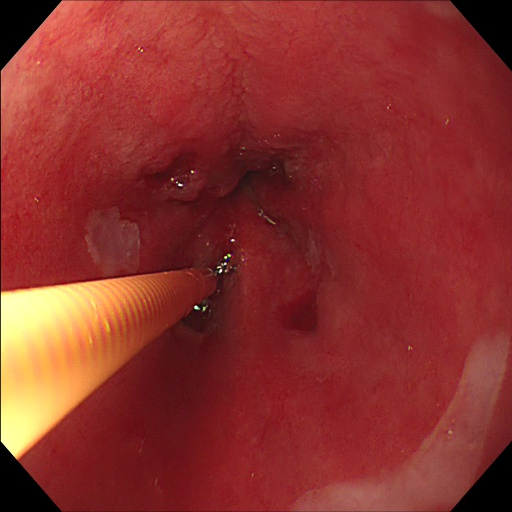
#> input picture TODAAS/0000581.jpg, 512 x 512 px
$ python -i cut.py   (imports and definitions only)   (older library calls are emulated)
#> lines starting #> are read from the running program, lines starting #| are printed output that depends on the picture
# -*- coding: utf-8 -*-
"""
Created on Sat Aug 17 17:20:34 2019

@author: Nataly
"""
from pathlib import Path
datafolder=Path("C:/Users/Nataly/Documents/Trabajo-de-grado_Artefactos/balanceoRE/txt")
import sys
sys.path.insert(1,'C:/Users/Nataly/Documents/Trabajo-de-grado_Artefactos/TODAAS')
import cv2
import numpy as np
import glob
from yolovoc import yolo2voc
#from readboxes import read_boxes
from matplotlib import pyplot as plt

def read_boxes(txtfile):
    import numpy as np
    lines = []

    with open(datafolder/filetxt) as f:

        for line in f:
            line = line.strip()
            box = np.hstack(line.split()).astype(np.float)
            box[0] = int(box[0])
            lines.append(box)
    return np.array(lines)

from skimage import exposure
import pylab as plt
from scipy.signal import find_peaks
from matplotlib import pyplot as plt

def adaptativeequalization(img):
    imR, imG, imB=cv2.split(img)
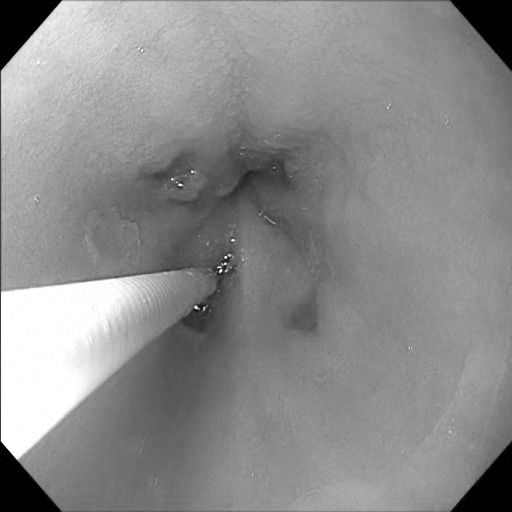
#> imR: shape (512, 512); min 0, max 255, mean 139.6
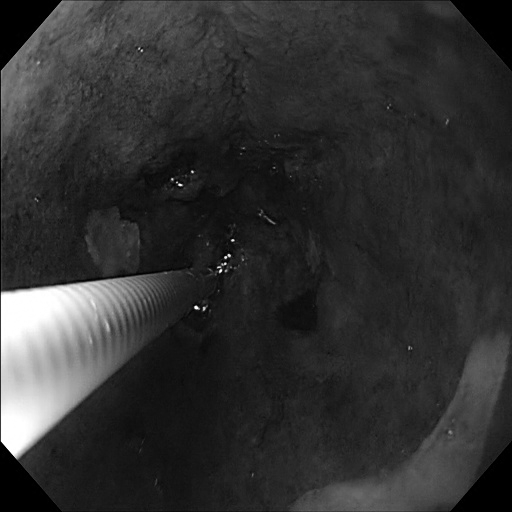
#> imG: shape (512, 512); min 0, max 255, mean 49.1
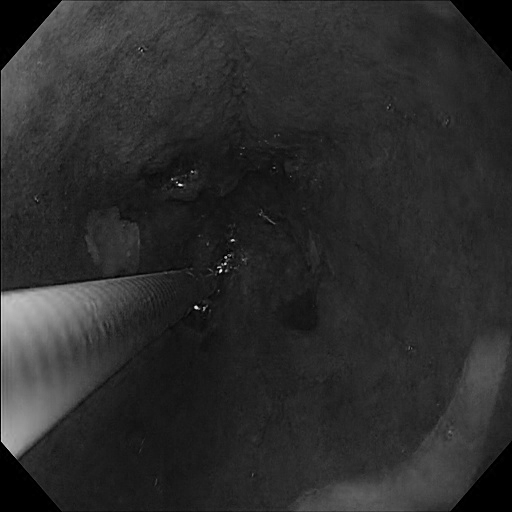
#> imB: shape (512, 512); min 0, max 244, mean 44.3
    #Adaptative Equalization
    clahe=cv2.createCLAHE(2,(8,8))
    imhaR=clahe.apply(imR)
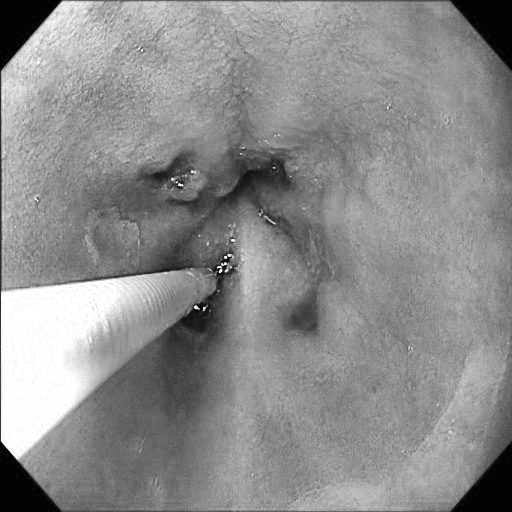
#> imhaR: shape (512, 512); min 2, max 255, mean 140.6
    imhaG=clahe.apply(imG)
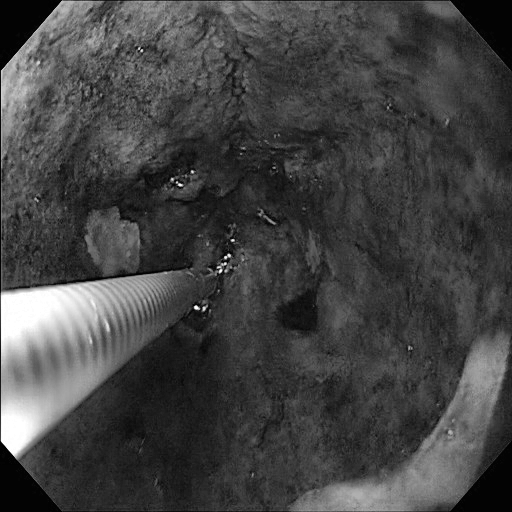
#> imhaG: shape (512, 512); min 0, max 255, mean 67.6
    imhaB=clahe.apply(imB)
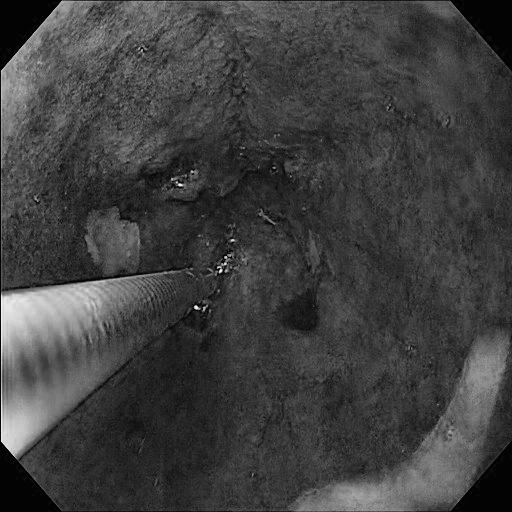
#> imhaB: shape (512, 512); min 0, max 248, mean 63.9

    imha=cv2.merge((imhaR,imhaG,imhaB))
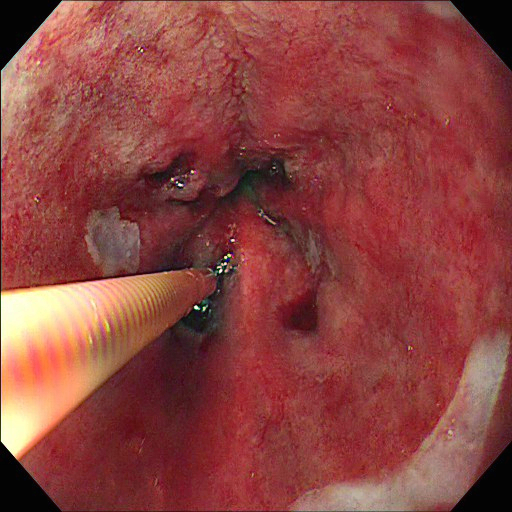
#> imha: shape (512, 512, 3); mean R, G, B 140.6, 67.6, 63.9

    return imha
# [14 lines not run here, left out]

# [20 lines of commented-out code are left out]


>>> import cv2
>>> picture = cv2.cvtColor(cv2.imread('../../../TODAAS/0000581.jpg'), cv2.COLOR_BGR2RGB)
>>> result = adaptativeequalization(picture)

$ run again, on TODAAS/00128_batch2.jpg
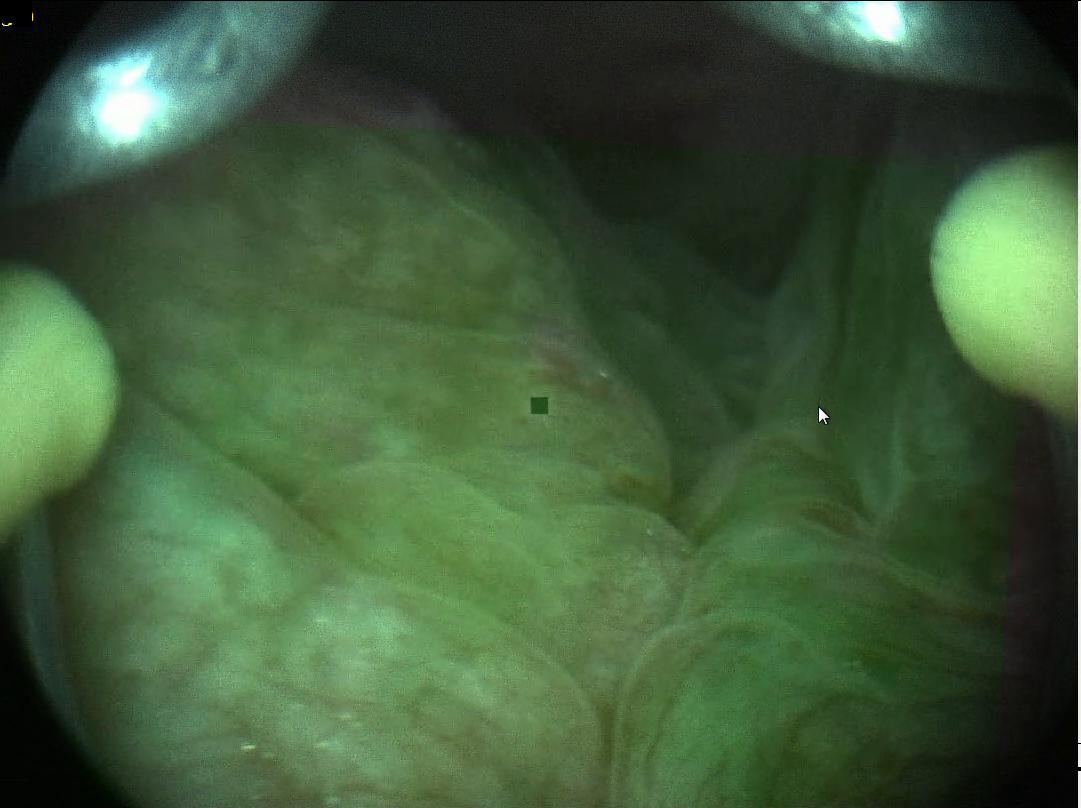
#> input picture TODAAS/00128_batch2.jpg, 1081 x 808 px
#> in adaptativeequalization, `imhaB=clahe.apply(imB)`:
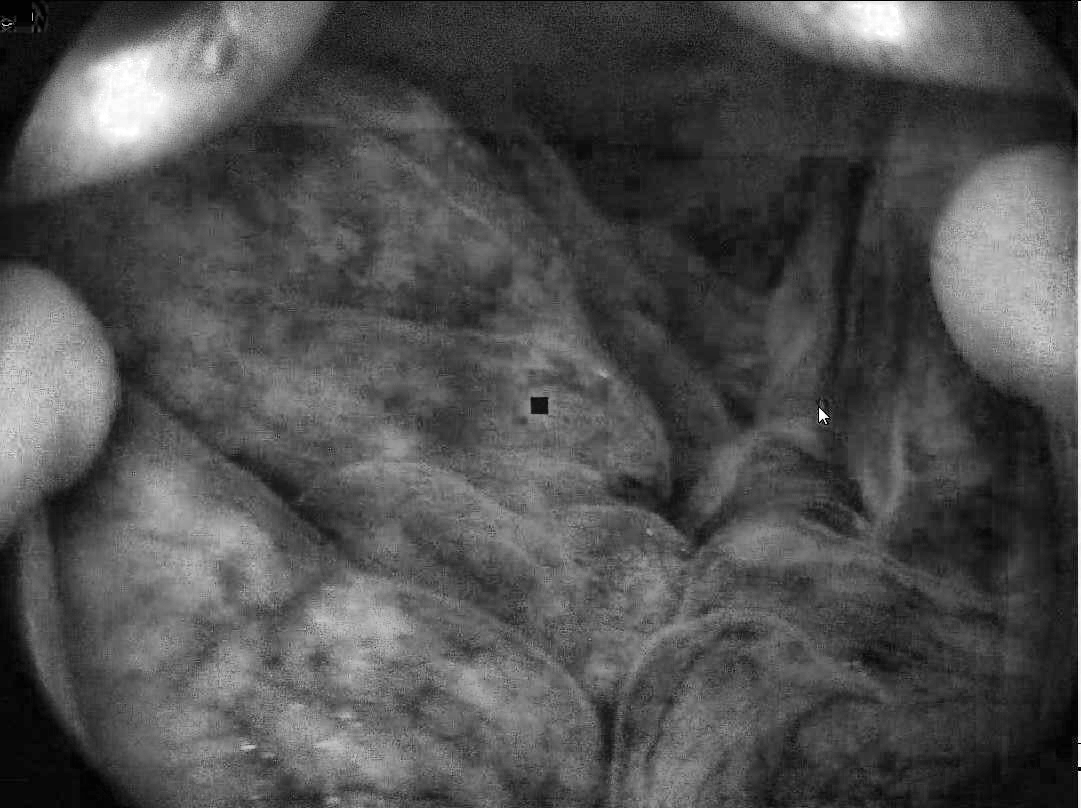
#> imhaB: shape (808, 1081); min 0, max 255, mean 80.1
#> in adaptativeequalization, `imha=cv2.merge((imhaR,imhaG,imhaB))`:
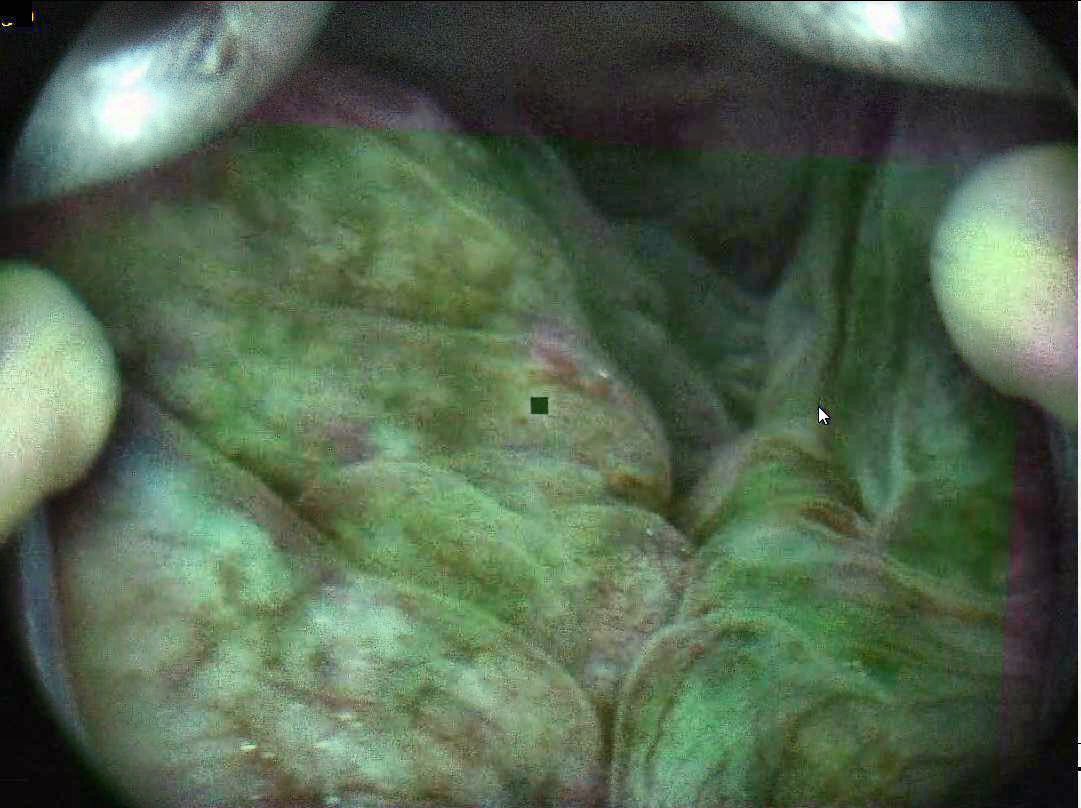
#> imha: shape (808, 1081, 3); mean R, G, B 83.8, 102.9, 80.1

$ run again, on TODAAS/00135.jpg
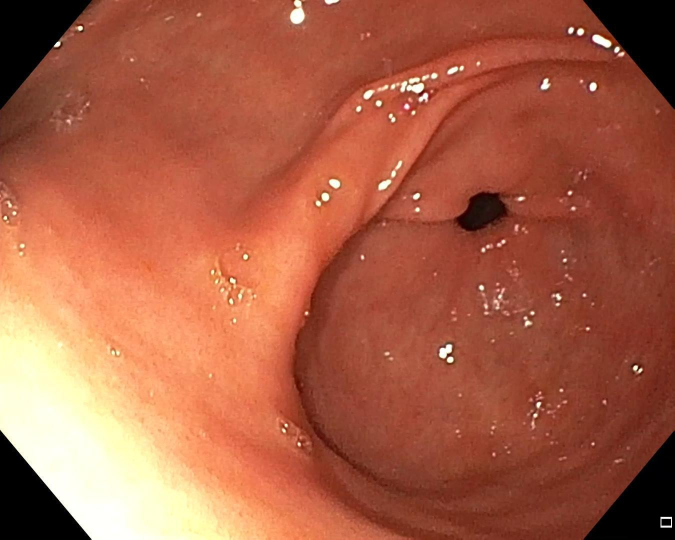
#> input picture TODAAS/00135.jpg, 1349 x 1079 px (shown at 1/2 size)
#> in adaptativeequalization, `imhaB=clahe.apply(imB)`:
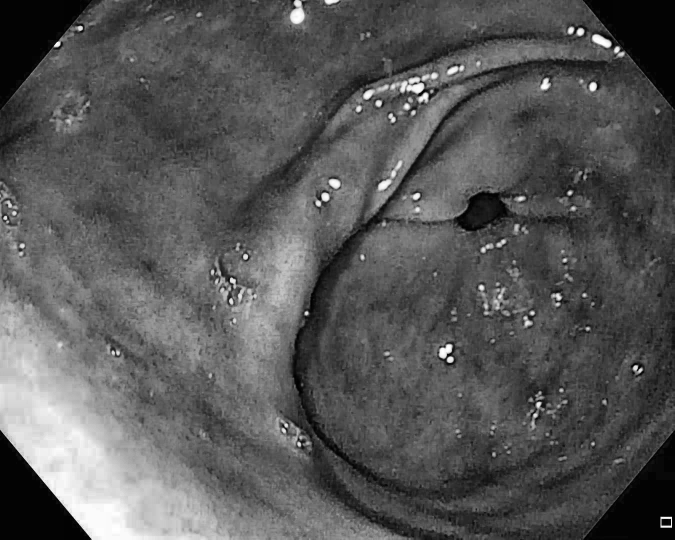
#> imhaB: shape (1079, 1349) (shown at 1/2 size); min 1, max 255, mean 87.7
#> in adaptativeequalization, `imha=cv2.merge((imhaR,imhaG,imhaB))`:
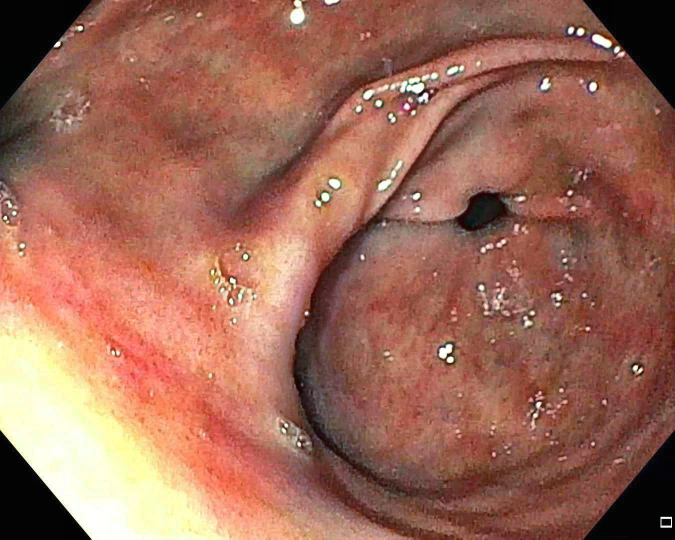
#> imha: shape (1079, 1349, 3) (shown at 1/2 size); mean R, G, B 158.6, 105.6, 87.7
